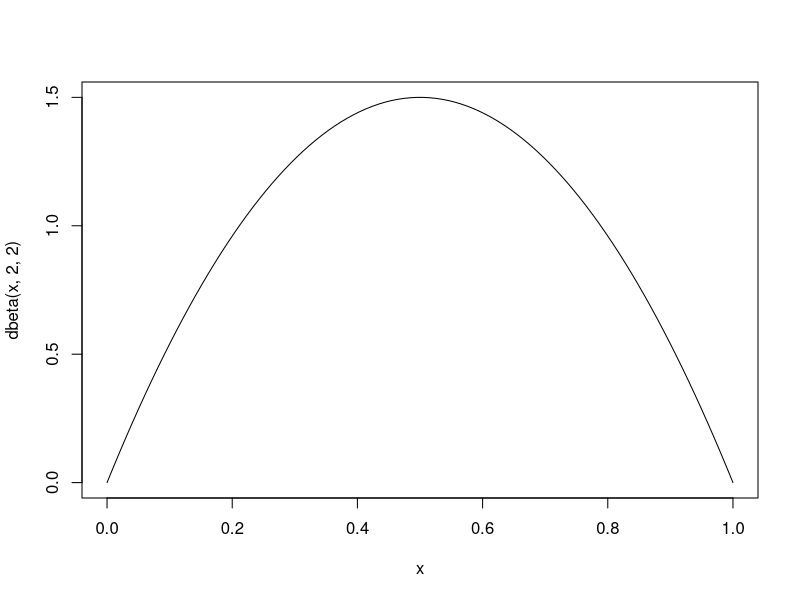
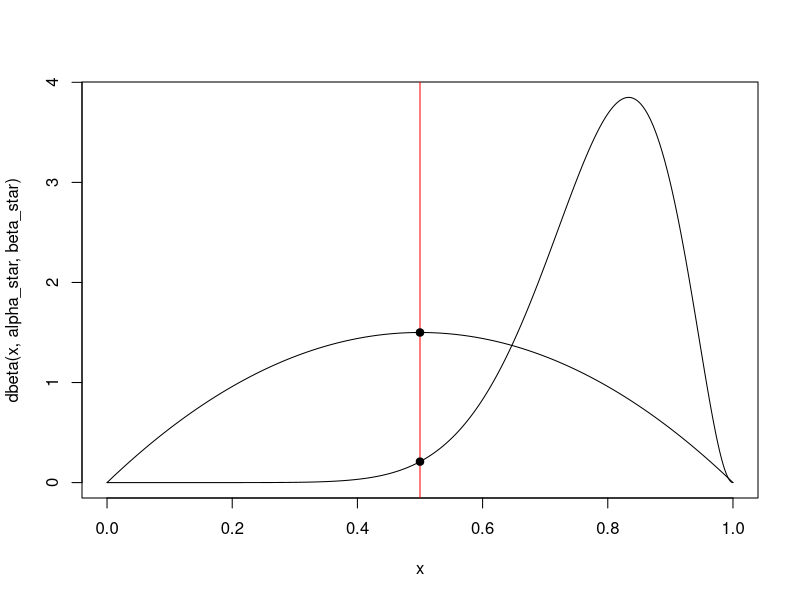

R code for these plots, in order:
## ---- chunk 1
binom_lik = function(theta) return(choose(10,9) * theta^9 * (1-theta)^1)
(ml_m0 = binom_lik(0.5))
## ---- chunk 2
x = seq(0,1,length.out = 100)
plot(x,dbeta(x,2,2),type='l')
## ---- chunk 3

ml_sum = 0
N = 100000
for(i in 1:N){
  theta = rbeta(n = 1, 2, 2)
  ml_sum = ml_sum + binom_lik(theta)
}

(ml_m1 = ml_sum/N)

## ---- chunk 4
(BF10 = ml_m1 / ml_m0)
## ---- chunk 5
N = 10
k = 9
alpha = 2
beta = 2
alpha_star = alpha + k 
beta_star = beta + N - k
x = seq(0,1,length.out = 1000)
plot(x,dbeta(x,alpha_star,beta_star),type='l')
lines(x,dbeta(x,alpha,beta))
abline(v=0.5,col='red')
points(0.5,dbeta(0.5,alpha,beta),pch=19)
points(0.5,dbeta(0.5,alpha_star,beta_star),pch=19)
#text(0.48,1.2,labels='1')
#text(0.45,0.4,labels='0.1074')
## ---- chunk 6
density_prior = dbeta(0.5,alpha,beta)
density_post = dbeta(0.5,alpha_star,beta_star)
(BF10 = density_prior/density_post)
